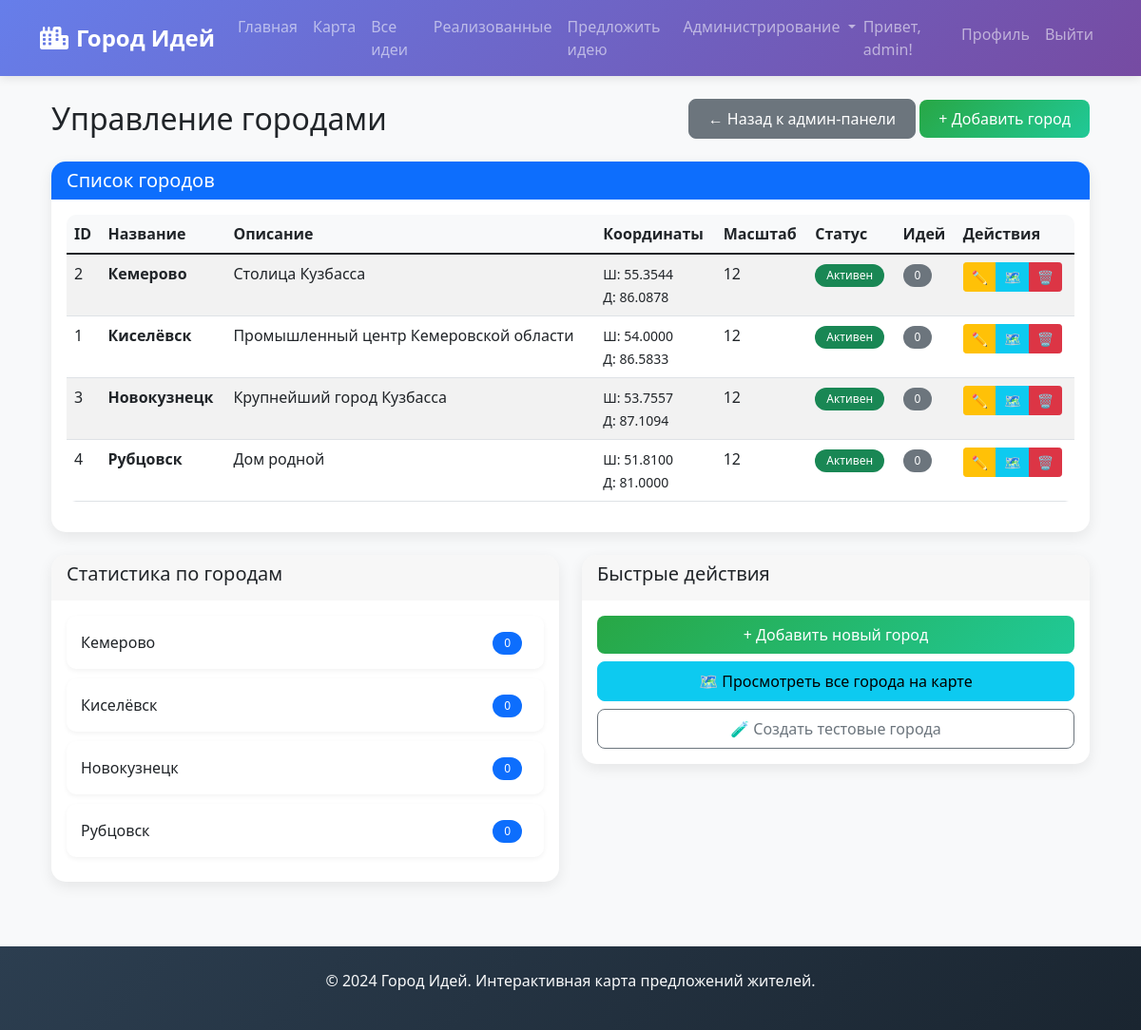
The app's page /admin/cities (signed in) with its own data.
### tables this page shows
CREATE TABLE users (
        id INTEGER PRIMARY KEY AUTOINCREMENT,
        username TEXT UNIQUE NOT NULL,
        email TEXT UNIQUE NOT NULL,
        password_hash TEXT NOT NULL,
        is_admin BOOLEAN DEFAULT 0,
        created_at TIMESTAMP DEFAULT CURRENT_TIMESTAMP
    );

CREATE TABLE cities (
        id INTEGER PRIMARY KEY AUTOINCREMENT,
        name TEXT UNIQUE NOT NULL,
        description TEXT,
        latitude REAL NOT NULL,
        longitude REAL NOT NULL,
        zoom INTEGER DEFAULT 12,
        is_active BOOLEAN DEFAULT 1,
        created_at TIMESTAMP DEFAULT CURRENT_TIMESTAMP
    );

### app.py (the view)
@app.route('/admin/cities')
@login_required
def admin_cities():
    if not current_user.is_admin:
        flash('Доступ запрещен!', 'danger')
        return redirect(url_for('index'))
    cities = db.get_all_cities(active_only=False)
    return render_template('admin_cities.html', cities=cities)

### app.py (called while the page is built)
@login_manager.user_loader
def load_user(user_id):
    user_data = db.get_user_by_id(user_id)
    if user_data:
        return User(user_data)
    return None

### database.py (called while the page is built)
def get_db():
    conn = sqlite3.connect(DB_PATH)
    conn.row_factory = sqlite3.Row
    return conn

def get_user_by_id(user_id):
    conn = get_db()
    cursor = conn.cursor()
    cursor.execute('SELECT * FROM users WHERE id = ?', (user_id,))
    user = cursor.fetchone()
    conn.close()
    return dict(user) if user else None

def get_all_cities(active_only=True):
    conn = get_db()
    cursor = conn.cursor()
    if active_only:
        cursor.execute('SELECT * FROM cities WHERE is_active = 1 ORDER BY name')
    else:
        cursor.execute('SELECT * FROM cities ORDER BY name')
    cities = cursor.fetchall()
    conn.close()
    return [dict(city) for city in cities]

### templates/admin_cities.html (shortened to what this page needs)
{% extends "base.html" %}
{% block content %}
<div class="container-fluid">
    <div class="d-flex justify-content-between align-items-center mb-4">
        <h2 class="mb-0">Управление городами</h2>
        <div>
            <a href="{{ url_for('admin_panel') }}" class="btn btn-secondary">← Назад к админ-панели</a>
            <a href="{{ url_for('admin_add_city') }}" class="btn btn-success">+ Добавить город</a>
        </div>
    </div>
    <div class="card">
        <div class="card-header bg-primary text-white">
            <h5 class="mb-0">Список городов</h5>
        </div>
        <div class="card-body">
            {% if cities %}
            <div class="table-responsive">
                <table class="table table-striped table-hover">
                    <thead>
                        <tr>
                            <th>ID</th>
                            <th>Название</th>
                            <th>Описание</th>
                            <th>Координаты</th>
                            <th>Масштаб</th>
                            <th>Статус</th>
                            <th>Идей</th>
                            <th>Действия</th>
                        </tr>
                    </thead>
                    <tbody>
                        {% for city in cities %}
                        <tr>
                            <td>{{ city.id }}</td>
                            <td><strong>{{ city.name }}</strong></td>
                            <td>
                                {% if city.description %}
                                {{ city.description[:50] }}{% if city.description|length > 50 %}...{% endif %}
                                {% else %}
                                <span class="text-muted">Нет описания</span>
                                {% endif %}
                            </td>
                            <td>
                                <small>Ш: {{ "%.4f"|format(city.latitude) }}<br>
                                Д: {{ "%.4f"|format(city.longitude) }}</small>
                            </td>
                            <td>{{ city.zoom }}</td>
                            <td>
                                {% if city.is_active %}
                                <span class="badge bg-success">Активен</span>
                                {% else %}
                                <span class="badge bg-secondary">Неактивен</span>
                                {% endif %}
                            </td>
                            <td>
                                {% set city_ideas_count = city.city_ideas|length %}
                                {% if city_ideas_count > 0 %}
                                <a href="{{ url_for('ideas_list', city_id=city.id) }}" class="badge bg-info text-decoration-none">
                                    {{ city_ideas_count }}
                                </a>
                                {% else %}
                                <span class="badge bg-secondary">0</span>
                                {% endif %}
                            </td>
                            <td>
                                <div class="btn-group btn-group-sm" role="group">
                                    <a href="{{ url_for('admin_edit_city', city_id=city.id) }}"
                                       class="btn btn-warning" title="Редактировать">
                                        ✏️
                                    </a>
                                    <a href="{{ url_for('map_page', city_id=city.id) }}"
                                       class="btn btn-info" title="Посмотреть на карте">
                                        🗺️
                                    </a>
                                    <a href="{{ url_for('admin_delete_city', city_id=city.id) }}"
                                       class="btn btn-danger" title="Удалить"
                                       onclick="return confirm('Вы уверены, что хотите удалить город {{ city.name }}?')">
                                        🗑️
                                    </a>
                                </div>
                            </td>
                        </tr>
                        {% endfor %}
                    </tbody>
                </table>
            </div>
            {% else %}
            <div class="alert alert-info">
                Городов пока нет. <a href="{{ url_for('admin_add_city') }}">Добавьте первый город</a>.
            </div>
            {% endif %}
        </div>
    </div>
    <div class="row mt-4">
        <div class="col-md-6">
            <div class="card">
                <div class="card-header">
                    <h5>Статистика по городам</h5>
                </div>
                <div class="card-body">
                    <ul class="list-group">
                        {% for city in cities %}
                        {% set ideas_count = city.city_ideas|length %}
                        <li class="list-group-item d-flex justify-content-between align-items-center">
                            {{ city.name }}
                            <div>
                                <span class="badge bg-primary rounded-pill">{{ ideas_count }}</span>
                            </div>
                        </li>
                        {% endfor %}
                    </ul>
                </div>
            </div>
        </div>
        <div class="col-md-6">
            <div class="card">
                <div class="card-header">
                    <h5>Быстрые действия</h5>
                </div>
                <div class="card-body">
                    <div class="d-grid gap-2">
                        <a href="{{ url_for('admin_add_city') }}" class="btn btn-success">
                            + Добавить новый город
                        </a>
                        <a href="{{ url_for('map_page') }}" class="btn btn-info">
                            🗺️ Просмотреть все города на карте
                        </a>
                        <button class="btn btn-outline-secondary" onclick="generateTestCities()">
                            🧪 Создать тестовые города
                        </button>
                    </div>
                </div>
            </div>
        </div>
    </div>
</div>
{% endblock %}

### templates/base.html (shortened to what this page needs)
<!DOCTYPE html>
<html lang="ru">
<head>
    <link href="https://cdn.jsdelivr.net/npm/bootstrap@5.1.3/dist/css/bootstrap.min.css" rel="stylesheet">
    <link rel="stylesheet" href="{{ url_for('static', filename='css/style.css') }}">
    <link rel="stylesheet" href="https://cdnjs.cloudflare.com/ajax/libs/font-awesome/6.0.0/css/all.min.css">
</head>
<body>
    <nav class="navbar navbar-expand-lg navbar-dark bg-primary">
        <div class="container">
            <a class="navbar-brand" href="{{ url_for('index') }}">
                <i class="fas fa-city me-2"></i>Город Идей
            </a>
            <div class="collapse navbar-collapse" id="navbarNav">
                <ul class="navbar-nav me-auto">
                    <li class="nav-item">
                        <a class="nav-link" href="{{ url_for('index') }}">Главная</a>
                    </li>
                    {% if current_user.is_authenticated %}
                    <li class="nav-item">
                        <a class="nav-link" href="{{ url_for('map_page') }}">Карта</a>
                    </li>
                    <li class="nav-item">
                        <a class="nav-link" href="{{ url_for('ideas_list') }}">Все идеи</a>
                    </li>
                    <li class="nav-item">
                        <a class="nav-link" href="{{ url_for('implemented_ideas') }}">Реализованные</a>
                    </li>
                    <li class="nav-item">
                        <a class="nav-link" href="{{ url_for('add_idea') }}">Предложить идею</a>
                    </li>
                    {% if current_user.is_authenticated and current_user.is_admin %}
                    <li class="nav-item dropdown">
                        <a class="nav-link dropdown-toggle" href="#" id="adminDropdown" role="button" data-bs-toggle="dropdown">
                            Администрирование
                        </a>
                    </li>
                    {% endif %}
                    {% endif %}
                </ul>
                <ul class="navbar-nav">
                    {% if current_user.is_authenticated %}
                    <li class="nav-item">
                        <span class="navbar-text">Привет, {{ current_user.username }}!</span>
                    </li>
                    <li class="nav-item">
                        <a class="nav-link" href="{{ url_for('profile') }}">Профиль</a>
                    </li>
                    <li class="nav-item">
                        <a class="nav-link" href="{{ url_for('logout') }}">Выйти</a>
                    </li>
                    {% endif %}
                </ul>
            </div>
        </div>
    </nav>
    <div class="container mt-4">
        {% block content %}{% endblock %}
    </div>
    <footer class="bg-dark text-light mt-5 py-4">
        <div class="container text-center">
            <p>&copy; 2024 Город Идей. Интерактивная карта предложений жителей.</p>
        </div>
    </footer>
</body>
</html>

### static/css/style.css (style rules this page uses)
body { background-color: #f8f9fa; font-family: 'Segoe UI', Tahoma, Geneva, Verdana, sans-serif; min-height: 100vh; display: flex; flex-direction: column; }
.container { flex: 1; }
.navbar-brand { font-weight: 700; font-size: 1.5rem; }
.navbar-dark.bg-primary { background: linear-gradient(135deg, #667eea 0%, #764ba2 100%); box-shadow: 0 2px 10px rgba(0,0,0,0.1); }
.card { border: none; border-radius: 15px; box-shadow: 0 5px 15px rgba(0,0,0,0.08); transition: transform 0.3s ease, box-shadow 0.3s ease; margin-bottom: 20px; }
.card-header { border-radius: 15px 15px 0 0 !important; border-bottom: none; font-weight: 600; }
.btn { border-radius: 8px; padding: 8px 20px; font-weight: 500; transition: all 0.3s ease; }
.btn-success { background: linear-gradient(135deg, #42e695 0%, #3bb2b8 100%); border: none; }
.badge { padding: 6px 12px; border-radius: 20px; font-weight: 500; }
footer { margin-top: auto; background: linear-gradient(135deg, #2c3e50 0%, #1a2530 100%); color: white; }
.btn-success { background: linear-gradient(135deg, #28a745 0%, #20c997 100%); border: none; transition: all 0.3s; }
.table { border-radius: 10px; overflow: hidden; }
.table th { border-top: none; background-color: #f8f9fa; font-weight: 600; }
.list-group-item { border: none; padding: 15px; margin-bottom: 10px; border-radius: 10px !important; box-shadow: 0 2px 5px rgba(0,0,0,0.05); }

### records on screen
users: username "admin"
cities: id "2", name "Кемерово", description "Столица Кузбасса", latitude "55.3544", longitude "86.0878", zoom "12", is_active "Активен", ideas_count "0"
cities: id "1", name "Киселёвск", description "Промышленный центр Кемеровской области", latitude "54.0000", longitude "86.5833", zoom "12", is_active "Активен", ideas_count "0"
cities: id "3", name "Новокузнецк", description "Крупнейший город Кузбасса", latitude "53.7557", longitude "87.1094", zoom "12", is_active "Активен", ideas_count "0"
cities: id "4", name "Рубцовск", description "Дом родной", latitude "51.8100", longitude "81.0000", zoom "12", is_active "Активен", ideas_count "0"
